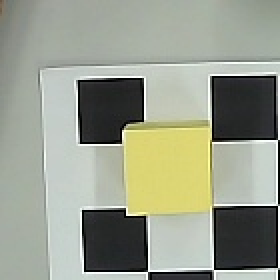
#> input picture scripts/at00_window2.jpg, 140 x 140 px, given in place of the camera (shown 2 times larger)
$ python camera_textview.py
#> lines starting #> are read from the running program, lines starting #| are printed output that depends on the picture; after the words box and inside, x2 and y2 are one past the last pixel; in counts of white or black regions, pixels touching at a corner belong together
### qianli_ws/src/qianli_vision/qianli_vision/runtime_paths.py
"""ROS-independent resource paths shared by nodes and standalone tools.

Explicit overrides never silently fall back to a different robot or calibration.
Importing this module does not create directories, open devices or import ROS.
"""
from __future__ import annotations

import os
from pathlib import Path


# [8 lines left out: function project_root, not called in this run]


def project_path(relative: str = '') -> str:
    return str(project_root() / relative)


# [11 lines left out: function so101_path, not called in this run]


def parts_path(relative: str = '') -> str:
    root = Path(os.environ.get('QI_PARTS_DIR', project_path('dual_twin/mj_parts')))
    return str(root.expanduser() / relative)


# [32 lines left out: functions robot_urdf_path, arm_source_path, driver_params_path, not called in this run]


def calibration_path(filename: str = '') -> str:
    root = Path(os.environ.get('QI_CALIB_DIR', project_path('calib'))).expanduser()
    return str(root / filename)


def camera_source(value):
    """OpenCV accepts both integer indices and stable V4L2 device paths."""
    if isinstance(value, int):
        return value
    value = os.fspath(value)
    return int(value) if value.isdecimal() else value


def default_camera():
    return camera_source(os.environ.get('QI_CAMERA', '0'))


def open_video_capture(source=None, *args, **kwargs):
    """Open a camera with an optional machine-specific transport format.

    QI_CAMERA_FOURCC=MJPG avoids raw YUYV USB bandwidth failures in VMware.
    With no override, OpenCV retains its existing backend and format defaults.
    Video files/URLs retain their decoder settings.
    """
    import cv2
    source = default_camera() if source is None else camera_source(source)
    fourcc = os.environ.get('QI_CAMERA_FOURCC', '')
    device = isinstance(source, int) or str(source).startswith('/dev/')
    if device and fourcc and len(fourcc) != 4:
        raise ValueError('QI_CAMERA_FOURCC must contain four characters, e.g. MJPG')
    capture = cv2.VideoCapture(source, *args, **kwargs)
    if device and fourcc and capture.isOpened():
        if not capture.set(cv2.CAP_PROP_FOURCC, cv2.VideoWriter_fourcc(*fourcc)):
            capture.release()
            raise RuntimeError(f'Camera {source} cannot select format {fourcc}')
    return capture


# [4 lines left out: function default_arm_port, not called in this run]

### scripts/camera_textview.py
#!/usr/bin/env python3
"""把相机画面文字化（亮度网格）+ 多尺寸棋盘检测 + 灰色物块候选。

用于在无法看图的情况下判断场景：棋盘在不在画面里、物块大致在哪。
"""

from project_paths import open_video_capture
import cv2
import numpy as np

FLAGS = (cv2.CALIB_CB_ADAPTIVE_THRESH | cv2.CALIB_CB_NORMALIZE_IMAGE)

RAMP = ' .:-=+*#%@'


def textify(gray, cols=48, rows=20):
    small = cv2.resize(gray, (cols, rows), interpolation=cv2.INTER_AREA)
    lo, hi = np.percentile(small, 2), np.percentile(small, 98)
    norm = np.clip((small - lo) / max(hi - lo, 1e-6), 0, 1)
    out = []
    for r in range(rows):
        out.append(''.join(RAMP[int(v * (len(RAMP) - 1))] for v in norm[r]))
    return '\n'.join(out)


for idx in (0, 1):
    cap = open_video_capture(idx)
    if not cap.isOpened():
        continue
    ok, img = False, None
    for _ in range(10):
        ok, img = cap.read()
        if ok:
            break
#> this loop made 1 pass
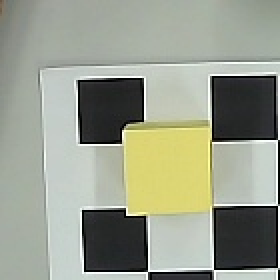
#> input picture scripts/at00_window2.jpg, 140 x 140 px, given in place of the camera (shown 2 times larger)
    cap.release()
    if not ok:
        continue
    gray = cv2.cvtColor(img, cv2.COLOR_BGR2GRAY)
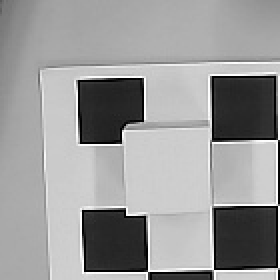
#> gray: shape (140, 140) (shown 2 times larger); min 0, max 255, mean 153.2
#> img is the input picture: shape (140, 140, 3); mean B, G, R 140.6, 156.4, 151.7
    print('=' * 60)
    print(f'cam{idx}  {img.shape[1]}x{img.shape[0]}')
#| cam0  140x140
    print(textify(gray))
#> in textify, `small = cv2.resize(gray, (cols, rows), interpolation=cv2.INTER_AREA)`:
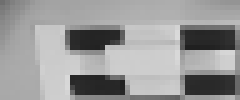
#> small: shape (20, 48) (shown 5 times larger); min 31, max 218, mean 153.2
#> in textify, `lo, hi = np.percentile(small, 2), np.percentile(small, 98)`: lo = 36; hi = 207
#> in textify, `norm = np.clip((small - lo) / max(hi - lo, 1e-6), 0, 1)`:
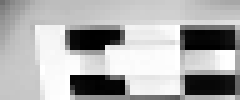
#> norm: shape (20, 48) float64 (shown 5 times larger); min 0, max 1, mean 0.685
#> after the loop in textify, `for r in range(rows):`: out = 20 items
    print('--- 棋盘检测 ---')
    for size in [(7, 5), (8, 6), (6, 4), (9, 6), (5, 4), (7, 6), (6, 5)]:
        found, _ = cv2.findChessboardCorners(gray, size, FLAGS)
        if found:
            print(f'  {size} 识别到 ✅')
    print('--- 灰色物块候选（HSV 灰带 + 面积）---')
    hsv = cv2.cvtColor(img, cv2.COLOR_BGR2HSV)
#> hsv: shape (140, 140, 3); mean H, S, V 58, 31.5, 157.2
    mask = cv2.inRange(hsv, (0, 0, 90), (179, 90, 190))
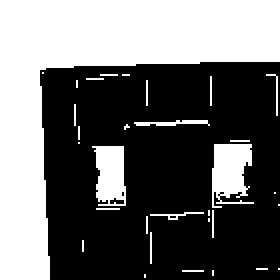
#> mask: shape (140, 140) (shown 2 times larger); 41.4% white; 32 white regions (26 under 20 px), largest, box (x1, y1, x2, y2) and area: (0, 0, 140, 140) 6934, (106, 72, 127, 104) 478, (46, 73, 63, 103) 394, (67, 60, 105, 63) 70, (75, 106, 102, 110) 35, (133, 37, 139, 58) 25
    mask = cv2.morphologyEx(mask, cv2.MORPH_CLOSE,
                            np.ones((5, 5), np.uint8))
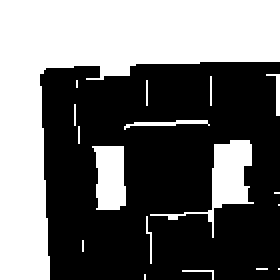
#> mask: shape (140, 140) (shown 2 times larger); 42.6% white; 18 white regions (11 under 20 px)
    cnts, _ = cv2.findContours(mask, cv2.RETR_EXTERNAL,
                               cv2.CHAIN_APPROX_SIMPLE)
#> cnts = 18 contours, 13 with area under 20; largest, box (x1, y1, x2, y2) and area: (0, 0, 140, 140) 6734, (75, 70, 127, 119) 532, (46, 73, 63, 105) 399, (62, 60, 105, 65) 39, (133, 37, 140, 58) 20
    cands = []
    for c in cnts:
        a = cv2.contourArea(c)
        if 100 < a < 20000:
            x, y, w, h = cv2.boundingRect(c)
            cands.append((a, x, y, w, h))
#> this loop made 18 passes
#> (a, x, y, w, h) on passes 9, 10, 18: (399, 46, 73, 17, 32), (531.5, 75, 70, 52, 49), (6733.5, 0, 0, 140, 140)
#> (c, a) on passes 1, 3, 4, 5, 7, 8: ([[72, 137], [72, 139]], 0), ([[139, 134]], 0), ([[128, 134], [133, 134]], 0), ([[41, 120], [41, 125]], 0), ([[139, 102]], 0), ([[137, 96], [139, 96]], 0)
#> after the loop, cands = [(399, 46, 73, 17, 32), (531.5, 75, 70, 52, 49), (6733.5, 0, 0, 140, 140)]
    cands.sort(reverse=True)
    for a, x, y, w, h in cands[:6]:
        print(f'  面积={a:7.0f} bbox=({x:3d},{y:3d},{w:3d},{h:3d}) '
              f'中心=({x+w//2},{y+h//2}) 边长≈{max(w,h)}px')
#> this loop made 3 passes
#|   面积=   6734 bbox=(  0,  0,140,140) 中心=(70,70) 边长≈140px
#|   面积=    532 bbox=( 75, 70, 52, 49) 中心=(101,94) 边长≈52px
#|   面积=    399 bbox=( 46, 73, 17, 32) 中心=(54,89) 边长≈32px
    if not cands:
        print('  无候选')
